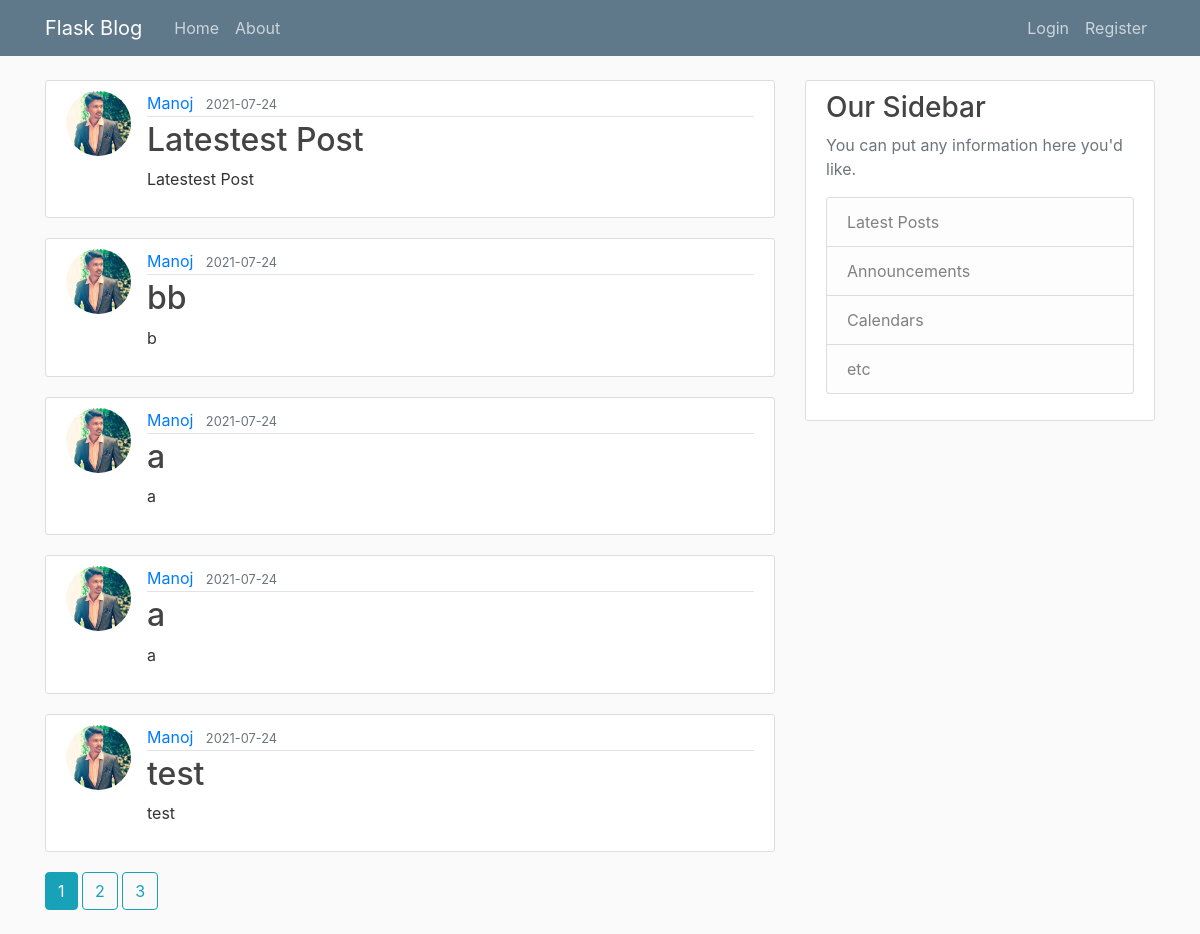
The page /home on the database its author committed.
### flaskblog/models.py (models this page shows, shortened)
class Post(db.Model):
    id = db.Column(db.Integer, primary_key=True)
    title = db.Column(db.String(100), nullable=False)
    date_posted = db.Column(db.DateTime, nullable=False, default=datetime.utcnow) # Not using utcnow() - As we are not passing current time, jst calling that function.
    content = db.Column(db.Text, nullable=False)
    user_id = db.Column(db.Integer, db.ForeignKey('user.id'), nullable=False)

class User(db.Model, UserMixin):
    id = db.Column(db.Integer, primary_key=True)
    username = db.Column(db.String(20), unique=True, nullable=False)
    email = db.Column(db.String(120), unique=True, nullable=False)
    image_file = db.Column(db.String(20), nullable=False, default='default.jpg')
    password = db.Column(db.String(60), nullable=False)
    posts= db.relationship('Post', backref='author', lazy=True)

### flaskblog/routes.py (the view)
@app.route("/")
@app.route("/home")
def home():
    page = request.args.get('page', 1, type=int)
    posts = Post.query.order_by(Post.date_posted.desc()).paginate(page=page, per_page=5)
    return render_template('home.html', posts=posts)

### flaskblog/templates/home.html
{% extends "layout.html" %}
{% block content %}
    {% for post in posts.items %}
    <article class="media content-section">
        <img class="rounded-circle article-img" src="{{ url_for('static', filename='profile_pics/' + post.author.image_file) }}">
        <div class="media-body">
          <div class="article-metadata">
            <a class="mr-2" href="{{ url_for('user_posts', username=post.author.username) }}">{{ post.author.username }}</a>
            <small class="text-muted">{{ post.date_posted.strftime('%Y-%m-%d') }}</small>
          </div>
          <h2><a class="article-title" href="{{ url_for('post', post_id=post.id) }}">{{ post.title }}</a></h2>
          <p class="article-content">{{ post.content }}</p>
        </div>
    </article>
    {% endfor %}
    {% for page_num in posts.iter_pages(left_edge=1, right_edge=1, left_current=1, right_current=2) %}
      {% if page_num %}
        {% if posts.page == page_num %}
          <a class="btn btn-info mb-4" href="{{ url_for('home', page=page_num) }}">{{ page_num }}</a>
        {% else %}
          <a class="btn btn-outline-info mb-4" href="{{ url_for('home', page=page_num) }}">{{ page_num }}</a>
        {% endif %}
      {% else %}
        ...
      {% endif %}
    {% endfor %}
{% endblock content %}

### flaskblog/templates/layout.html (shortened to what this page needs)
<!DOCTYPE html>
<html>
<head>
    <link rel="stylesheet" href="https://maxcdn.bootstrapcdn.com/bootstrap/4.0.0/css/bootstrap.min.css">
    <link rel="stylesheet" type="text/css" href="{{ url_for('static', filename='main.css') }}">
</head>
<body>
    <header class="site-header">
      <nav class="navbar navbar-expand-md navbar-dark bg-steel fixed-top">
        <div class="container">
          <a class="navbar-brand mr-4" href="/">Flask Blog</a>
          <div class="collapse navbar-collapse" id="navbarToggle">
            <div class="navbar-nav mr-auto">
              <a class="nav-item nav-link" href="{{ url_for('home')}}">Home</a>
              <a class="nav-item nav-link" href="{{ url_for('about')}}">About</a>
            </div>
            <div class="navbar-nav">
              {% if current_user.is_authenticated %}
                <a class="nav-item nav-link" href="{{ url_for('new_post') }}">New Post</a>
                <a class="nav-item nav-link" href="{{ url_for('account') }}">Account</a>
                <a class="nav-item nav-link" href="{{ url_for('logout') }}">Logout</a>
              {% else %}
                <a class="nav-item nav-link" href="{{ url_for('login') }}">Login</a>
                <a class="nav-item nav-link" href="{{ url_for('register') }}">Register</a>
              {% endif %}
            </div>
          </div>
        </div>
      </nav>
    </header>
    <main role="main" class="container">
      <div class="row">
        <div class="col-md-8">
          {% block content %}{% endblock %}
        </div>
        <div class="col-md-4">
          <div class="content-section">
            <h3>Our Sidebar</h3>
            <p class='text-muted'>You can put any information here you'd like.
              <ul class="list-group">
                <li class="list-group-item list-group-item-light">Latest Posts</li>
                <li class="list-group-item list-group-item-light">Announcements</li>
                <li class="list-group-item list-group-item-light">Calendars</li>
                <li class="list-group-item list-group-item-light">etc</li>
              </ul>
            </p>
          </div>
        </div>
      </div>
    </main>
</body>
</html>

### flaskblog/static/main.css (style rules this page uses)
body { background: #fafafa; color: #333333; margin-top: 5rem; }
h1, h2, h3, h4, h5, h6 { color: #444444; }
.bg-steel { background-color: #5f788a; }
.site-header .navbar-nav .nav-link { color: #cbd5db; }
.content-section { background: #ffffff; padding: 10px 20px; border: 1px solid #dddddd; border-radius: 3px; margin-bottom: 20px; }
.article-title { color: #444444; }
.article-content { white-space: pre-line; }
.article-img { height: 65px; width: 65px; margin-right: 16px; }
.article-metadata { padding-bottom: 1px; margin-bottom: 4px; border-bottom: 1px solid #e3e3e3 }

### rows shown on the page
Post: image_file (picture), author.username "Manoj", date_posted "2021-07-24", title "Latestest Post", content "Latestest Post"
Post: image_file (picture), author.username "Manoj", date_posted "2021-07-24", title "bb", content "b"
Post: image_file (picture), author.username "Manoj", date_posted "2021-07-24", title "a", content "a"
Post: image_file (picture), author.username "Manoj", date_posted "2021-07-24", title "a", content "a"
Post: image_file (picture), author.username "Manoj", date_posted "2021-07-24", title "test", content "test"

### other values the page prints
{{ page_num }} "1"
{{ page_num }} "2" "3"
